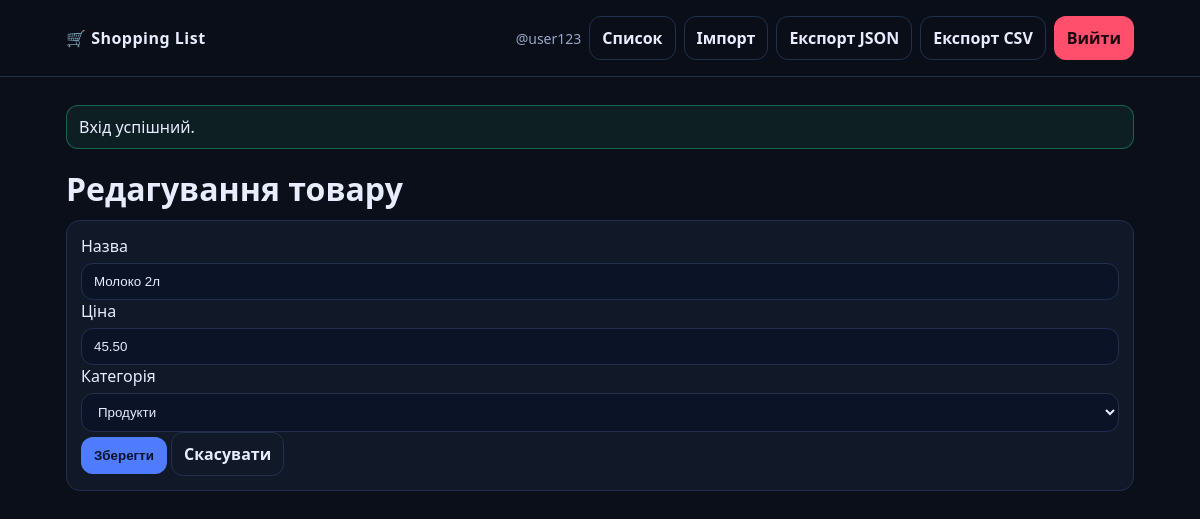
Screenshot of /item_edit.php?id=1 (signed in) with the database file from the repository.
### tables this page shows
CREATE TABLE IF NOT EXISTS items (
  id INT AUTO_INCREMENT PRIMARY KEY,
  user_id INT NOT NULL,
  category_id INT NOT NULL,
  name VARCHAR(100) NOT NULL,
  price DECIMAL(10,2) NOT NULL DEFAULT 0.00,
  is_purchased TINYINT(1) NOT NULL DEFAULT 0,
  created_at DATETIME NOT NULL,
  CONSTRAINT fk_items_user FOREIGN KEY (user_id) REFERENCES users(id) ON DELETE CASCADE,
  CONSTRAINT fk_items_category FOREIGN KEY (category_id) REFERENCES categories(id)
);

CREATE TABLE IF NOT EXISTS categories (
  id INT AUTO_INCREMENT PRIMARY KEY,
  name VARCHAR(50) NOT NULL UNIQUE
);

### app/auth.php (called while the page is built, shortened)
<?php
require_once __DIR__ . '/helpers.php';
function auth_user(): ?array {
    return $_SESSION['user'] ?? null;
}

### app/items.php (called while the page is built, shortened)
<?php
function get_categories(PDO $pdo): array {
    return $pdo->query("SELECT id, name FROM categories ORDER BY id")->fetchAll();
}
function get_item(PDO $pdo, int $userId, int $id): ?array {
    $st = $pdo->prepare("SELECT * FROM items WHERE id=? AND user_id=?");
    $st->execute([$id, $userId]);
    $r = $st->fetch();
    return $r ?: null;
}

### app/helpers.php (called while the page is built, shortened)
<?php
function e(string $s): string {
    return htmlspecialchars($s, ENT_QUOTES | ENT_SUBSTITUTE, 'UTF-8');
}

### public/item_edit.php (the view, shortened to what this page needs)
<?php
require_once __DIR__ . '/../app/db.php';
require_once __DIR__ . '/../app/helpers.php';
require_once __DIR__ . '/../app/auth.php';
require_once __DIR__ . '/../app/items.php';
$user = auth_user();
$userId = (int)$user['id'];
$id = (int)($_GET['id'] ?? 0);
$item = get_item($pdo, $userId, $id);
$categories = get_categories($pdo);
include __DIR__ . '/_header.php';
?>
<h1>Редагування товару</h1>
<form method="post" class="card">
  <label>Назва
    <input name="name" maxlength="100" value="<?= e($_POST['name'] ?? $item['name']) ?>" required>
  </label>
  <label>Ціна
    <input name="price" value="<?= e($_POST['price'] ?? $item['price']) ?>" required>
  </label>
  <label>Категорія
    <select name="category_id" required>
      <?php $cur = (int)($_POST['category_id'] ?? $item['category_id']); ?>
      <?php foreach ($categories as $c): ?>
        <option value="<?= (int)$c['id'] ?>" <?= $cur===(int)$c['id']?'selected':'' ?>>
          <?= e($c['name']) ?>
        </option>
      <?php endforeach; ?>
    </select>
  </label>
  <button class="btn btn--primary" type="submit">Зберегти</button>
  <a class="btn btn--ghost" href="app.php">Скасувати</a>
</form>
<?php include __DIR__ . '/_footer.php'; ?>

### assets/css/style.css (style rules this page uses)
:root { --bg:#0b0f19; --card:#121a2a; --text:#e7ecff; --muted:#9aa7c7; --border:#22304e; --primary:#4f7cff; --danger:#ff4f6d; --ok:#2ee59d; --warn:#ffcc00; }
* { box-sizing:border-box }
body { margin:0; font-family: system-ui, -apple-system, Segoe UI, Roboto, Arial, sans-serif; background: #0b0f19; color:var(--text); }
a { color:var(--primary); text-decoration:none }
h1 { margin:18px 0 10px }
.card { background:rgba(18,26,42,.9); border:1px solid var(--border); border-radius:14px; padding:14px; }
input, select { width:100%; margin-top:6px; padding:10px 12px; border-radius:12px; border:1px solid var(--border); background:#0b1326; color:var(--text); outline:none; }
.btn { display:inline-flex; align-items:center; justify-content:center; gap:8px; padding:10px 12px; border-radius:12px; border:1px solid var(--border); background:#0b1326; color:var(--text); cursor:pointer; font-weight:600; }
.btn--primary { background: var(--primary); border-color: transparent; color:#081227 }
.btn--ghost { background: transparent }

### rows the page displays
items: name "Молоко 2л", price "45.50", category_id "Продукти"

### other values shown
$_SESSION['user']['username'] "user123"
$f['msg'] "Вхід успішний."
